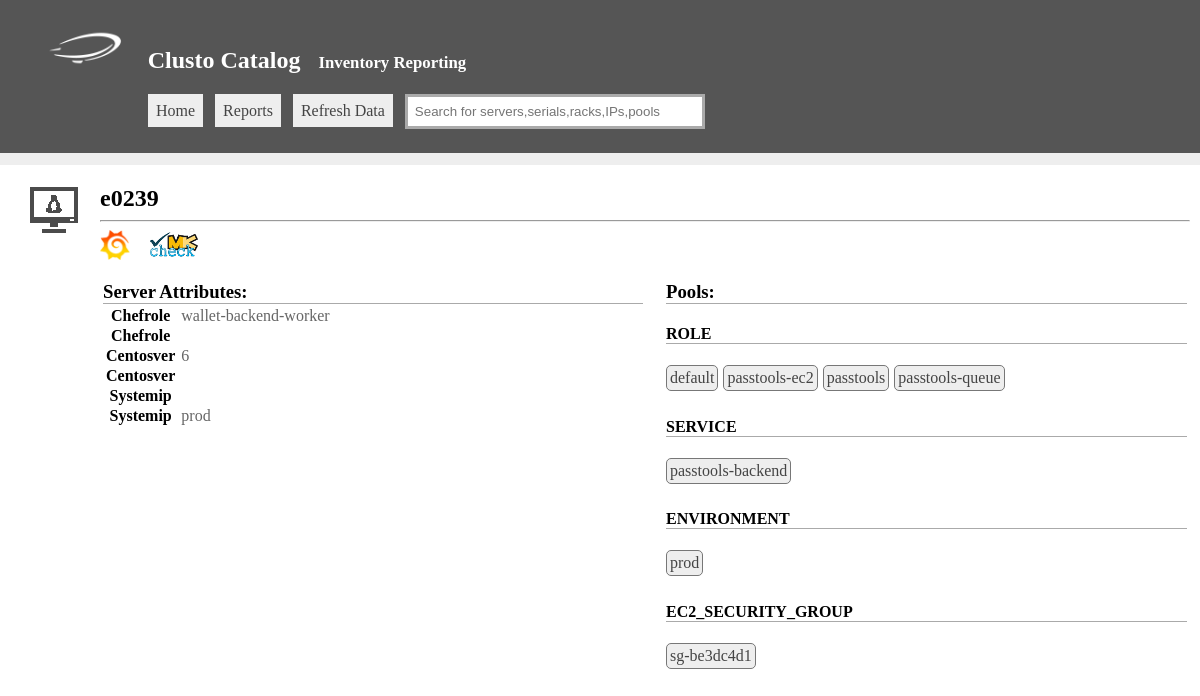
Page /view.php?type=server&id=4762 on the committed database.
### tables this page shows
CREATE TABLE 'server' ('id'  INTEGER PRIMARY KEY,'name'  TEXT,'chef_role'  TEXT,'serial'  TEXT,'dracip'  TEXT,'model'  TEXT,'aws_ami'  TEXT,'centosver'  TEXT,'drivetype'  TEXT,'drivecount'  INTEGER,'aws_instance_id'  TEXT,'systemip'  TEXT,'memory'  INTEGER,'proc'  TEXT,'cores'  INTEGER,'cpus'  INTEGER,'env'  TEXT,'tengb'  BOOL,'raid'  TEXT);

CREATE TABLE 'pool' ('id'  INTEGER PRIMARY KEY,'name'  TEXT,'type'  TEXT);

### connectors.php (called while the page is built, shortened)
<?php
class sqlite
{
	function __construct($config){
		$this->config=$config;
	}
	public function search($q){
		$ret=array();
		$hdl=new SQLite3($this->config['filename']);
		$result = $hdl->query($q);
		if($result) {
			while ($row = @$result->fetchArray(SQLITE3_ASSOC)) {
				$ret[] = $row;
			}
		}
		return $ret;
	}
}

### config.php (called while the page is built, shortened)
<?php
$displayoptions['server']['name']=array('disp'=>'Name',    'tab'=>'server',    'col'=>'name');
$displayoptions['server']['Serial']=array('disp'=>'Serial',    'tab'=>'server',    'col'=>'serial');
$displayoptions['server']['Model']=array('disp'=>'Model',      'tab'=>'server',    'col'=>'model');
$displayoptions['server']['Chefrole']=array('disp'=>'Chefrole',      'tab'=>'server',    'col'=>'chef_role');
$displayoptions['server']['Dracip']=array('disp'=>'Dracip',      'tab'=>'server',    'col'=>'dracip');
$displayoptions['server']['Systemip']=array('disp'=>'Systemip',      'tab'=>'server',    'col'=>'systemip');
$displayoptions['server']['Centosver']=array('disp'=>'Centosver ',      'tab'=>'server',    'col'=>'centosver');
$displayoptions['server']['Drivetype']=array('disp'=>'Drivetype',      'tab'=>'server',    'col'=>'drivetype');
$displayoptions['server']['Drivecount']=array('disp'=>'Drivecount',      'tab'=>'server',    'col'=>'drivecount');
$displayoptions['server']['Memory']=array('disp'=>'Memory',      'tab'=>'server',    'col'=>'memory');
$displayoptions['server']['Proc']=array('disp'=>'Proc',      'tab'=>'server',    'col'=>'proc');
$displayoptions['server']['Cores']=array('disp'=>'Cores',      'tab'=>'server',    'col'=>'cores');
$displayoptions['server']['Type']=array('disp'=>'Type',      'tab'=>'s2',    'col'=>'servertype');
$displayoptions['server']['Rack']=array('disp'=>'Rack',      'tab'=>'rack',    'col'=>'name');
$displayoptions['server']['Raid']=array('disp'=>'Raid',      'tab'=>'server',    'col'=>'raid');

### templates/server.php (the view, shortened to what this page needs)
<?php
$serverinfo=$sqlite->search("select *,(case when server.name like 's%' then 'physical' when server.name like 'e%' then 'aws' else 'unknown' end) AS servertype from server where id='$id'");
$serverinfo=$serverinfo[0];
$serverpools=$sqlite->search("select distinct pool.name,pool.id,pool.type from poolservermap left join pool on poolservermap.poolid = pool.id where poolservermap.serverid = $id");
$rackinfo=$sqlite->search(" select rack.name,rack.id,ru from rackservermap left join rack on rackservermap.rackid = rack.id where rackservermap.serverid = $id");
if($serverinfo){
    echo "<img src='./images/icons/linux.png' style='opacity:.7;float:left;margin-right:15px'/>";
    echo "<div style='padding-left:70px'>";
    echo "<h2>".$serverinfo['name']."</h2><hr>";
    $to=(time()*1000);
    $from=($to - 60*60*3000);
    echo "<a style='text-decoration:none' target='_blank' href='https://grafana.prod.urbanairship.com/dashboard/db/server-overview?from=$from&to=$to&var-server=".$serverinfo['name']."'>
    <img style='vertical-align:middle;height:30px' src='./images/grafanalogo.png' /></a>&nbsp;&nbsp;&nbsp;&nbsp;";
    echo "<a style='text-decoration:none' target='_blank' href='https://monitoring.prod.urbanairship.com/check_mk/view.py?view_name=host&host=".$serverinfo['name']."'>
    <img style='vertical-align:middle;height:30px' src='./images/checkmklogo.png' /></a><br /><br />";
    echo "<table><tr><td style='width:30%;'>";
    echo "<h3 style='border-bottom:1px solid #aaa;margin:0px'>Server Attributes:</h3>";
    echo "<table class='stats'>";
    if($serverinfo['servertype']=='aws'){
        $fields=array('aws_instance_id','aws_ami');
    }else {
        if($rackinfo){
            $rackinfo=$rackinfo[0];
            $server['location']="<a href='./view.php?type=rack&id=".$rackinfo['id']."'>".$rackinfo['name']."</a> Slot ".$rackinfo['ru'];
        }
        $fields = array('serial','model','dracip','drivetype','drivercount','memory','proc','cores','tengb');
    }
    $common=array('systemip','chef_role','centosver','env');
    $fields=array_merge($fields,$common);
    foreach($serverinfo as $k=>$server){
        if(in_array($k,$fields)) {
            $displayoptions['server']['name']=array('disp'=>'Name',    'tab'=>'server',    'col'=>'name');
            foreach($displayoptions['server'] as $option){
                if($option['col']==$k){
                    $disp=$option['disp'];
                }
            }
            echo "<tr><th>".$disp."</th><td>" . $server . "</td></tr>";
        }
    }
    echo "</table>";
    echo "</td><td style='width:30%;padding-left:20px;'>";
    if($serverpools){
        echo "<h3 style='border-bottom:1px solid #aaa;margin:0px'>Pools:</h3>";
        foreach($serverpools as $pool){
            $mypools[$pool['type']][]=$pool;
        }
        foreach($mypools as $cat=>$pools){
            echo "<h4 style='border-bottom:1px solid #aaa'>".strtoupper(str_replace("_pool","",$cat))."</h4>";
            foreach($pools as $pool){
                echo "<a href='./view.php?type=pool&id=".$pool['id']."' class='floatbox'>".$pool['name']."</a>";
            }
        }
    }
    echo "</td></tr></table>";
    echo "</div>";
}

### mainstyle.css (style rules this page uses)
body { padding:0xp;margin:0px; }
#viewbox h2 { margin:0px }
.floatbox { display:inline-block;padding:3px;border:1px solid #777; border-radius:5px;background:#eee;color:#444;text-decoration:none;background:#eee;margin-right:5px;margin-bottom:5px; }
table.stats { border:2px solid #fff;padding:3px;border-collapse: collapse }
table.stats td { padding-left:5px;color:#666 }
td { vertical-align:top }

### rows in the picture
server: name "e0239", chef_role "wallet-backend-worker", centosver "6", env "prod"
pool: name "default"
pool: name "passtools-ec2"
pool: name "passtools"
pool: name "passtools-queue"
pool: name "passtools-backend"
pool: name "prod"
pool: name "sg-be3dc4d1"

### other values in the picture
$mastertitle "Clusto Catalog"
$tagline "Inventory Reporting"
$disp "Chefrole"
$disp "Centosver"
$disp "Systemip"
str_replace("_pool","",$cat) "ROLE"
str_replace("_pool","",$cat) "SERVICE"
str_replace("_pool","",$cat) "ENVIRONMENT"
str_replace("_pool","",$cat) "EC2_SECURITY_GROUP"
